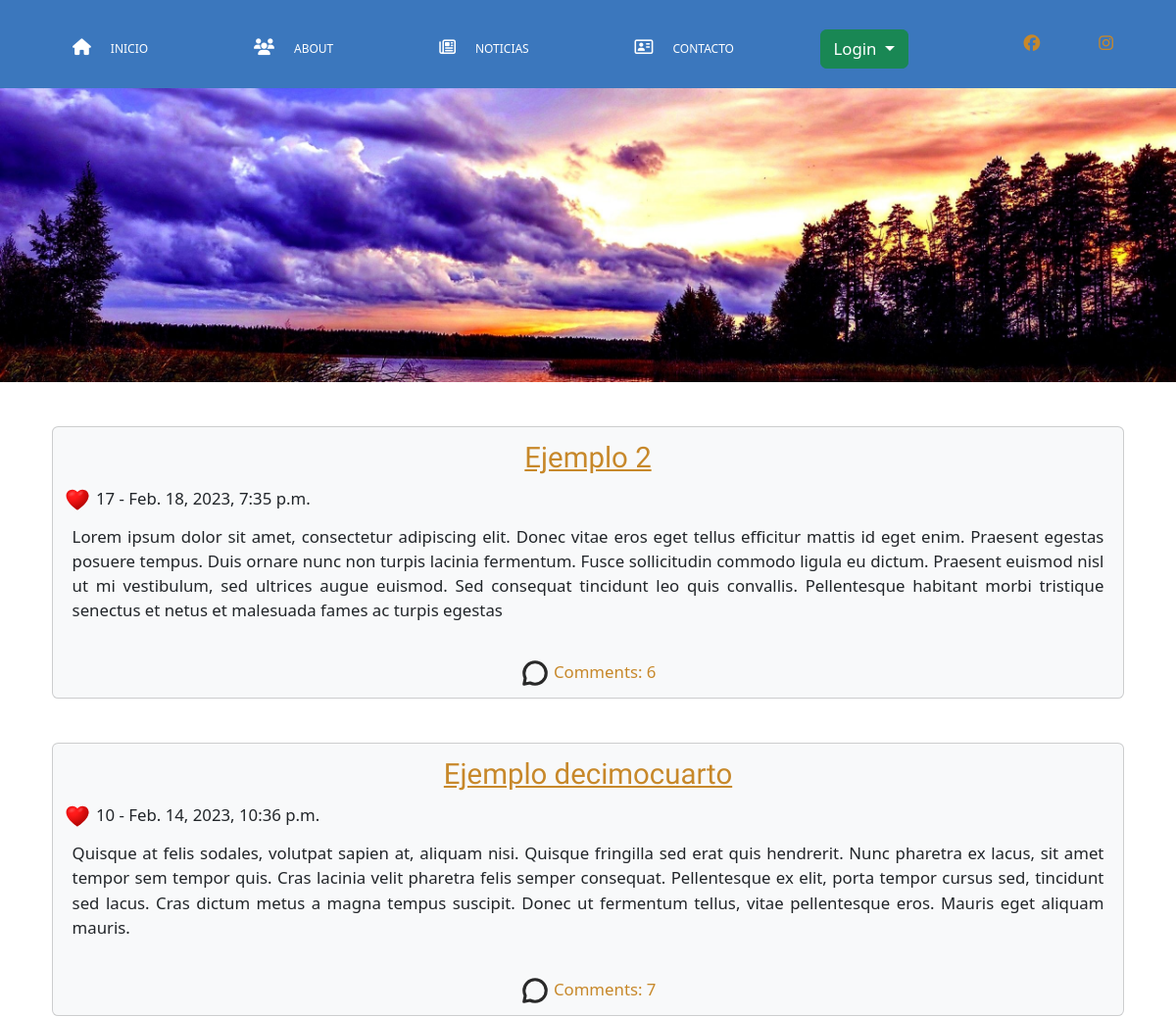
Before: / (upper part) with the older database file.
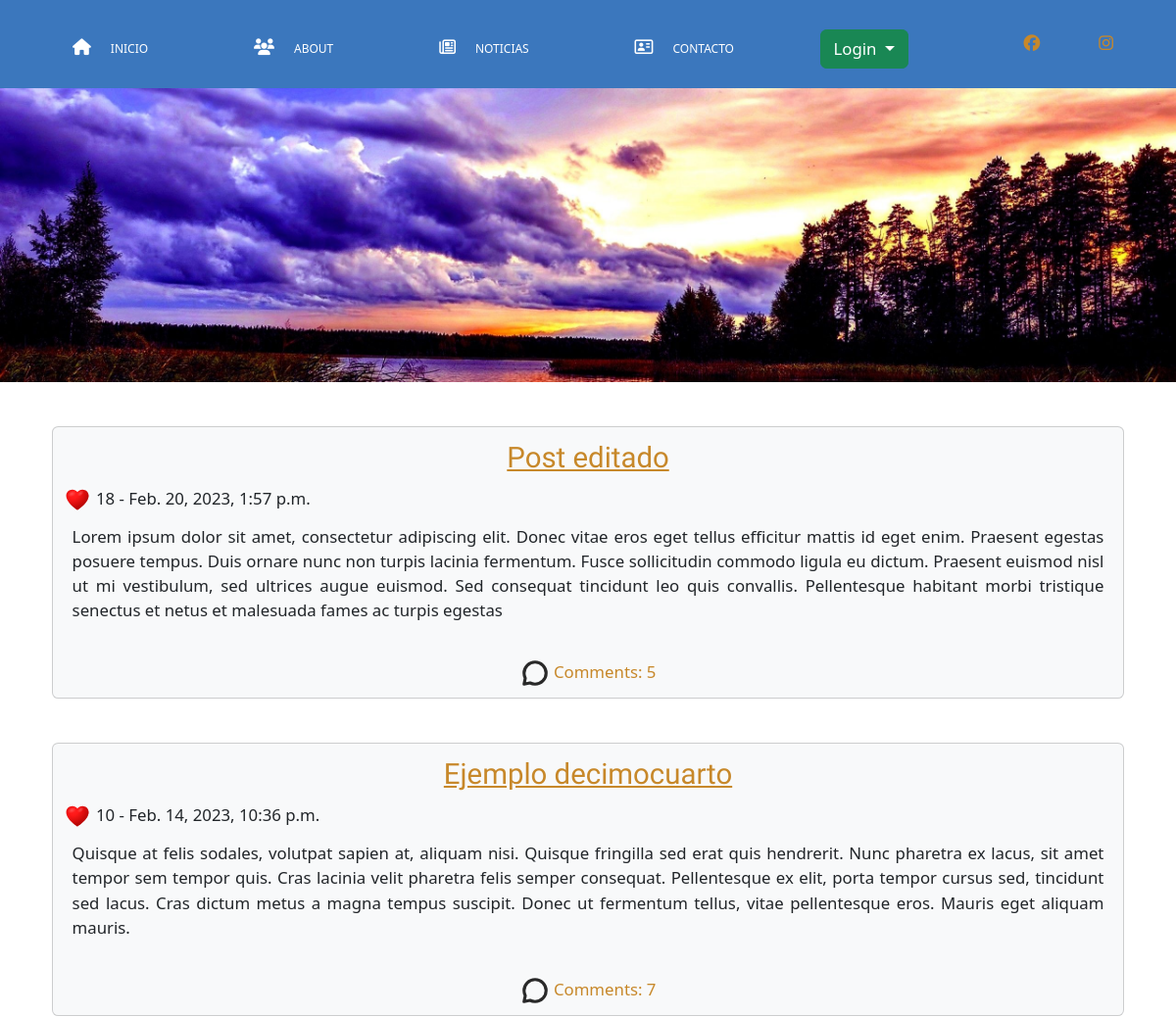
After: the same page with the newer database file.
### blog/models.py (models this page shows, shortened)
class Post(models.Model):
    author = models.ForeignKey(settings.AUTH_USER_MODEL, on_delete=models.CASCADE)
    title = models.CharField(max_length=200)
    text = models.TextField()
    created_date = models.DateTimeField(default=timezone.now)
    published_date = models.DateTimeField(blank=True, null=True)
    likes = models.BigIntegerField(default=0)

### blog/views.py (the view)
# urls.py: path('', views.post_list, name='post_list'),
def post_list(request):
    posts = Post.objects.all().order_by('-published_date')
    return render(request, 'blog/post_list.html', {'posts': posts})

### blog/templates/blog/post_list.html
{% extends 'blog/base.html' %}
    {% block content %}
        {% for post in posts %}
            <br>
            <article class="card bg-light justify-content-end">
                <h1><a class="title" href="{% url 'post_detail' pk=post.pk %}">{{ post.title }}</a></h2>
                <div class="likes">{%load static %}<img src="{% static 'img/heart.svg' %}" class="icon"> {{ post.likes }} - {{ post.published_date }}</div>
                <p>{{ post.text|linebreaksbr }}</p>
                <a class="comentarios" href="{% url 'post_detail' pk=post.pk %}"> {%load static %}<img src="{% static 'img/comment.svg' %}" class="icon"> Comments: {{ post.comments.count }}</a>
            </article>
        {% endfor %}
    {% endblock %}

### blog/templates/blog/base.html (shortened to what this page needs)
{% load static %}
<!DOCTYPE html>
<html lang="en">
  <head>
    <link rel="stylesheet" href="{% static 'css/blog.css' %}" />
    <link
      href="https://cdn.jsdelivr.net/npm/bootstrap@5.2.3/dist/css/bootstrap.min.css"
      rel="stylesheet"
    />
  </head>
  <body>
    <header class="header">
      <div class="menu">
        <nav class="nav">
          <div class="inicio">
            <a class="nav-enlace" href="/"><i class="fa-solid fa-house"></i>inicio</a>
          </div>
          <div class="nosotros">
            <a class="nav-enlace" href="/about"><i class="fa-solid fa-users"></i>about</a>
          </div>
          <div class="noticias">
            <a class="nav-enlace" href="#"><i class="fa-regular fa-newspaper"></i>noticias</a>
          </div>
          <div class="contacto">
            <a class="nav-enlace" href="/contacto"
            ><i class="fa-regular fa-address-card"></i>contacto</a
            >
          </div>
          <div class="dropdown cuenta">
            <a class="btn btn-success dropdown-toggle usuario_conectado" href="#" role="button" data-bs-toggle="dropdown" aria-expanded="false">
              {% if user.is_authenticated %}
                {{ user.get_username }}
              {% else %}
                Login
              {% endif %}
            </a>
          </div>
        </nav>
        <div class="social">
          <a href="https://es-es.facebook.com"
            ><i class="fa-brands fa-facebook"></i></a
          ><a href="https://www.instagram.com"
            ><i class="fa-brands fa-instagram"></i
          ></a>
        </div>
      </div>
      <div
        class="texto-principal"
        style="
          margin: 0;
          padding-bottom: 300px;
          background-image: url('{% static 'img/fondo-blog.jpg' %}');
          background-repeat: norepeat;
          background-size: cover;
          background-position: center;
        "
      ></div>
    </header>
    <div class="container">{% block content %} {% endblock %}</div>
  </body>
</html>

### blog/static/css/blog.css (style rules this page uses)
* { box-sizing: border-box; margin: 10px; text-align: center; font-size: 1.4vw; }
html { margin: 0; }
body { margin: 0; background-color: #000; }
.header { background-color: #add8e6; margin: 0; display: flex; flex-flow: column wrap; }
.menu { background: #1b5db3c7; background-repeat: no-repeat; display: flex; flex-flow: row nowrap; align-items: center; margin: 0; }
.logo, .social { flex: 1 1 auto; }
.nav { display: flex; flex-flow: row wrap; justify-content: space-around; flex: 5 1 auto; }
i { padding: 10px; }
a:link { color: #c7882a !important; }
.nav a.nav-enlace { text-decoration: none; color: #fff !important; font-size: 1vw; text-transform: uppercase; }
h1 a, h6 a { color: #b85e1e; font-family: 'Lobster'; }
.title { font-size: 0.7em; }
.likes { text-align: start; margin: 0px 10px; }
article a.comentarios { text-decoration: none; background-color: rgba(255, 255, 255, 0); }
article p { text-align: justify; padding: 10px; }
div.cuenta a { color:#000 !important; }
div.cuenta a.usuario_conectado { color:#fff !important; }
img.icon { width: 30px; margin: 0; }

Changed rows visible on the page:
changed Post: title "Ejemplo 2" → "Post editado"; likes "17" → "18"; published_date "Feb. 18, 2023, 7:35 p.m." → "Feb. 20, 2023, 1:57 p.m."; comments.count "6" → "5"
